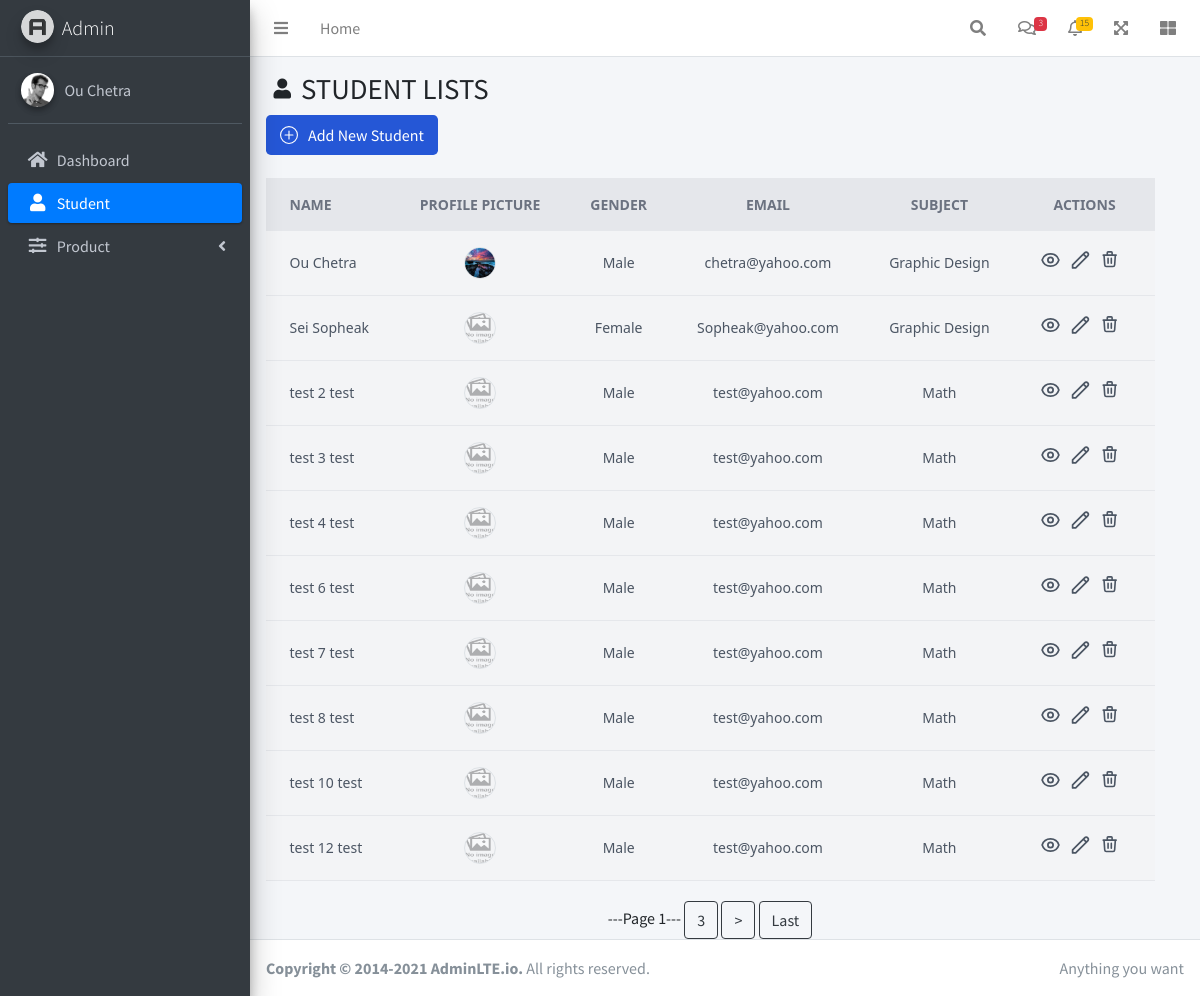
Screenshot of /admin/student with the database file from the repository.
### tables this page shows
CREATE TABLE "students" (
  "sid" INTEGER PRIMARY KEY AUTOINCREMENT,
  "firstName" TEXT NOT NULL,
  "lastName" TEXT NOT NULL,
  "birthday" TEXT NOT NULL,
  "gender" TEXT NOT NULL,
  "email" TEXT NOT NULL,
  "phoneNumber" TEXT NOT NULL,
  "subject" TEXT NOT NULL,
  "image" TEXT DEFAULT default_img
);

### route/student.py (the view)
@students.route('/admin/student')
def student():
    page = request.args.get('page', 1, type=int)
    records_per_page = 10
    offset = (page - 1) * records_per_page
    rows = execute_query("SELECT * FROM students LIMIT ? OFFSET ?", (records_per_page, offset))
    total_records = execute_query("SELECT COUNT(*) FROM students")[0][0]
    total_pages = (total_records // records_per_page) + (total_records % records_per_page > 0)
    return render_template('admin/student/index.html', rows=rows, page=page, total_pages=total_pages)

### config.py (called while the page is built)
def execute_query(query, params=(), database="student_ss34.db", is_insert=False):
    con = sql.connect(database)
    con.row_factory = sql.Row
    cur = con.cursor()
    cur.execute(query, params)
    if is_insert:
        con.commit()
        return
    rows = cur.fetchall()
    return rows

### templates/admin/student/index.html (shortened to what this page needs)
{% extends 'admin/layout_admin.html' %}
{% block main_content %}
    <div class="content-header">
        <div class="container-fluid">
            <div class="row mb-2">
                <div style="display: flex;" class="col-sm-6">
                    <i style="font-size: 20px; margin-top: 7px; margin-right: 10px" class="nav-icon fas fa-user"></i>
                    <h1 class="m-0">STUDENT LISTS</h1>
                </div>
            </div>
        </div>
        <a href="{{ url_for('students.add_student') }}">
            <button type="submit"
                    class="text-white bg-[#2557D6] hover:bg-[#2557D6]/90 focus:ring-4 focus:ring-[#2557D6]/50 focus:outline-none font-medium rounded-lg text-md px-3.5 py-2 text-center inline-flex items-center dark:focus:ring-[#2557D6]/50 mr-2 mb-2">
                Add New Student
            </button>
        </a>
    </div>
    <div class="content" style="padding-right: 30px">
        <div class="container-fluid">
            <div class="row">
                <div class="col-lg-12 lg-12">
                    <div class="overflow-x-auto">
                        <div class="bg-gray-100 flex items-center justify-center bg-gray-100 font-sans overflow-hidden">
                            <div class="w-full lg:w-6/6">
                                <table class="min-w-max w-full table-auto">
                                    <thead>
                                    <tr class="bg-gray-200 text-gray-500 uppercase text-sm leading-normal">
                                        <th class="py-3 px-6 text-left">Name</th>
                                        <th class="py-3 px-6 text-center">Profile Picture</th>
                                        <th class="py-3 px-6 text-center">Gender</th>
                                        <th class="py-3 px-6 text-center">Email</th>
                                        <th class="py-3 px-6 text-center">Subject</th>
                                        <th class="py-3 px-6 text-center">Actions</th>
                                    </tr>
                                    </thead>
                                    {% for item in rows %}
                                        <tbody class="text-gray-600 text-sm font-light">
                                        <tr class="border-b border-gray-200 hover:bg-gray-100">
                                            <td class="py-3 px-6 text-left whitespace-nowrap">
                                                <span class="font-medium">{{ item.firstName }} {{ item.lastName }}</span>
                                            </td>
                                            <td class="py-3 px-6 text-center">
                                                <div class="flex items-center justify-center">
                                                    <img class="w-8 h-8 rounded-full border-gray-200 border transform hover:scale-125"
                                                         src="{{ url_for('static', filename='img/student/' + (item.image if '.' in item.image else item.image + '.jpg')) }}"/>
                                                </div>
                                            </td>
                                            <td class="py-3 px-6 text-center">
                                                <span>{{ item.gender }}</span>
                                            </td>
                                            <td class="py-3 px-6 text-center">
                                                <span>{{ item.email }}</span>
                                            </td>
                                            <td class="py-3 px-6 text-center">
                                                <span>{{ item.subject }}</span>
                                            </td>
                                            <td class="py-3 px-6 text-center">
                                                <div class="flex item-center justify-center">
                                                    <div class="w-5 mr-2.5 transform hover:text-blue-500 hover:scale-110">
                                                        <form method="post" action="/admin/detail_student">
                                                            <button type="submit" title="Details">
                                                            </button>
                                                        </form>
                                                    </div>
                                                    <div class="w-5 mr-2.5 transform hover:text-blue-500 hover:scale-110">
                                                        <form method="post" action="/admin/edit_student">
                                                            <button type="submit" title="Modify">
                                                                <svg xmlns="http://www.w3.org/2000/svg" width=21
                                                                     height=22 fill="none"
                                                                     viewBox="0 0 24 24" stroke="currentColor">
                                                                    <path stroke-linecap="round" stroke-linejoin="round"
                                                                          stroke-width="2"
                                                                          d="M15.232 5.232l3.536 3.536m-2.036-5.036a2.5 2.5 0 113.536 3.536L6.5 21.036H3v-3.572L16.732 3.732z"/>
                                                                </svg>
                                                            </button>
                                                        </form>
                                                    </div>
                                                    <div class="w-5 mr-2.5 transform hover:text-red-500 hover:scale-110">
                                                        <form
                                                                action="{{ url_for('students.delete_student') }}"
                                                                method="post"
                                                        >
                                                            <button type="submit" title="Delete">
                                                                <svg xmlns="http://www.w3.org/2000/svg" width=21
                                                                     height=22 fill="none"
                                                                     viewBox="0 0 26 26"
                                                                     stroke="currentColor">
                                                                    <path stroke-linecap="round" stroke-linejoin="round"
                                                                          stroke-width="2"
                                                                          d="M19 7l-.867 12.142A2 2 0 0116.138 21H7.862a2 2 0 01-1.995-1.858L5 7m5 4v6m4-6v6m1-10V4a1 1 0 00-1-1h-4a1 1 0 00-1 1v3M4 7h16"/>
                                                                </svg>
                                                            </button>
                                                        </form>
                                                    </div>
                                                </div>
                                            </td>
                                        </tr>
                                        </tbody>
                                    {% endfor %}
                                </table>
                            </div>
                        </div>
                    </div>
                </div>
            </div>
        </div>
        <div style="margin-top: 20px" class="text-center">
            <span>---Page {{ page }}---</span>
            {% if page < total_pages %}
                {% if page+2 <= total_pages %}
                    <a href="{{ url_for('students.student', page=page+2) }}" class="btn btn-outline-dark">
                        {{ page+2 }}</a>
                {% endif %}
                <a href="{{ url_for('students.student', page=page+1) }}" class="btn btn-outline-dark">></a>
                <a href="{{ url_for('students.student', page=total_pages) }}" class="btn btn-outline-dark">Last</a>
            {% endif %}
        </div>
    </div>
{% endblock %}

### rows the page displays
students: firstName "Ou", lastName "Chetra", image (picture), gender "Male", email "chetra@yahoo.com", subject "Graphic Design"
students: firstName "Sei", lastName "Sopheak", image (placeholder picture), gender "Female", email "Sopheak@yahoo.com", subject "Graphic Design"
students: firstName "test 2", lastName "test", image (placeholder picture), gender "Male", email "test@yahoo.com", subject "Math"
students: firstName "test 3", lastName "test", image (placeholder picture), gender "Male", email "test@yahoo.com", subject "Math"
students: firstName "test 4", lastName "test", image (placeholder picture), gender "Male", email "test@yahoo.com", subject "Math"
students: firstName "test 6", lastName "test", image (placeholder picture), gender "Male", email "test@yahoo.com", subject "Math"
students: firstName "test 7", lastName "test", image (placeholder picture), gender "Male", email "test@yahoo.com", subject "Math"
students: firstName "test 8", lastName "test", image (placeholder picture), gender "Male", email "test@yahoo.com", subject "Math"
students: firstName "test 10", lastName "test", image (placeholder picture), gender "Male", email "test@yahoo.com", subject "Math"
students: firstName "test 12", lastName "test", image (placeholder picture), gender "Male", email "test@yahoo.com", subject "Math"

### other values shown
{{ page }} "1"
{{ page+2 }} "3"
